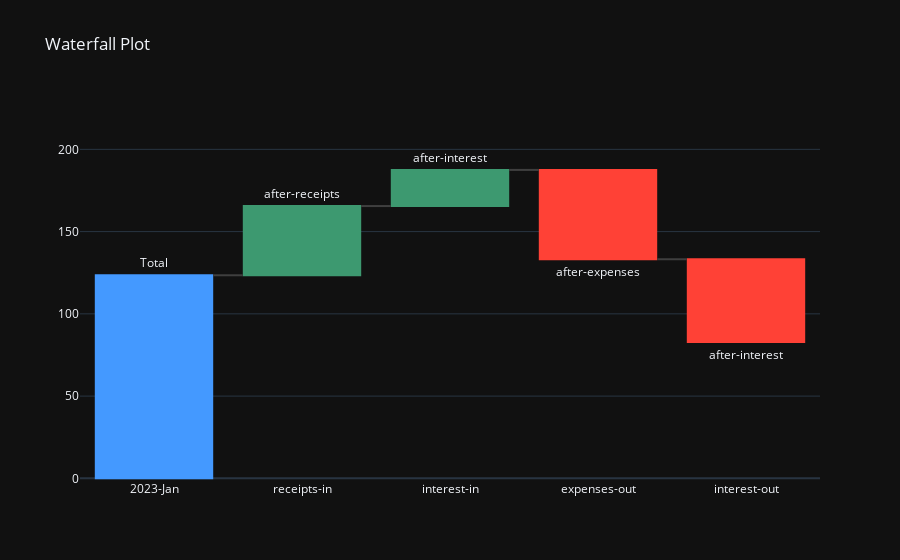

The cell this chart's notebook holds for it:
### Markdown cell above
A waterfall chart shows a value after a sequence of inputs and outputs.

### Code cell
import plotly.graph_objects as go

fig = go.Figure(go.Waterfall(
    name='This title is not displayed',
    orientation='v',
    measure=['absolute','relative','relative','relative','relative'],
    x=["2023-Jan", "receipts-in", "interest-in", "expenses-out", "interest-out", "2024-Jan"],
    textposition='outside',
    text=['Total','after-receipts','after-interest','after-expenses','after-interest'],
    y=[123.45,42.08,21.97,-54.31,-50.23],
    connector=dict(line=dict(color='rgb(63, 63, 63)'))
))

fig.update_layout(
    title='Waterfall Plot',
    showlegend=False
)
fig.update_yaxes(range=[-1,230])
fig.show()

### Figure 1 — Plotly figure (JSON) as saved in the notebook; plotly's stock layout.template omitted (floating-point values rounded to 4 significant figures)
{"data": [{"connector": {"line": {"color": "rgb(63, 63, 63)"}}, "measure": ["absolute", "relative", "relative", "relative", "relative"], "name": "This title is not displayed", "orientation": "v", "text": ["Total", "after-receipts", "after-interest", "after-expenses", "after-interest"], "textposition": "outside", "x": ["2023-Jan", "receipts-in", "interest-in", "expenses-out", "interest-out", "2024-Jan"], "y": [123.5, 42.08, 21.97, -54.31, -50.23], "type": "waterfall"}], "layout": {"title": {"text": "Waterfall Plot"}, "showlegend": false, "yaxis": {"range": [-1, 230]}}}
